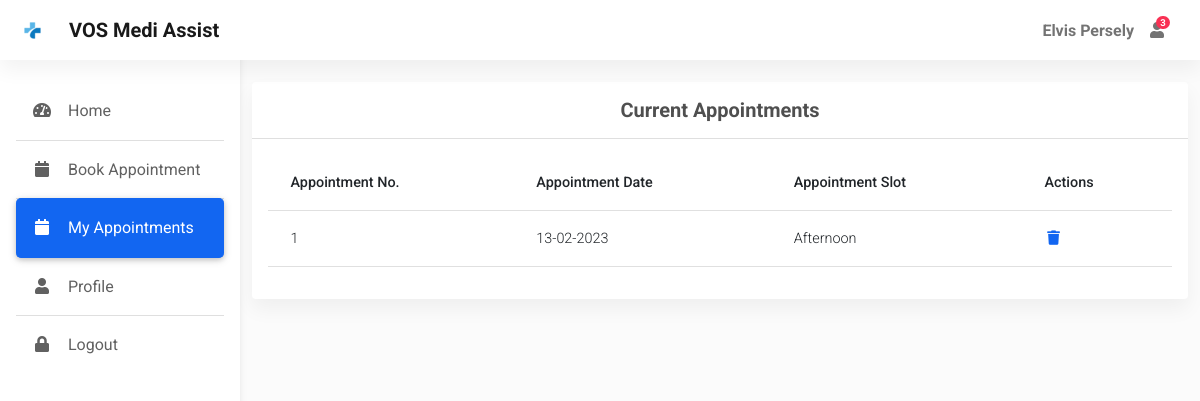
Before: /myappointments/ (signed in) with the older database file.
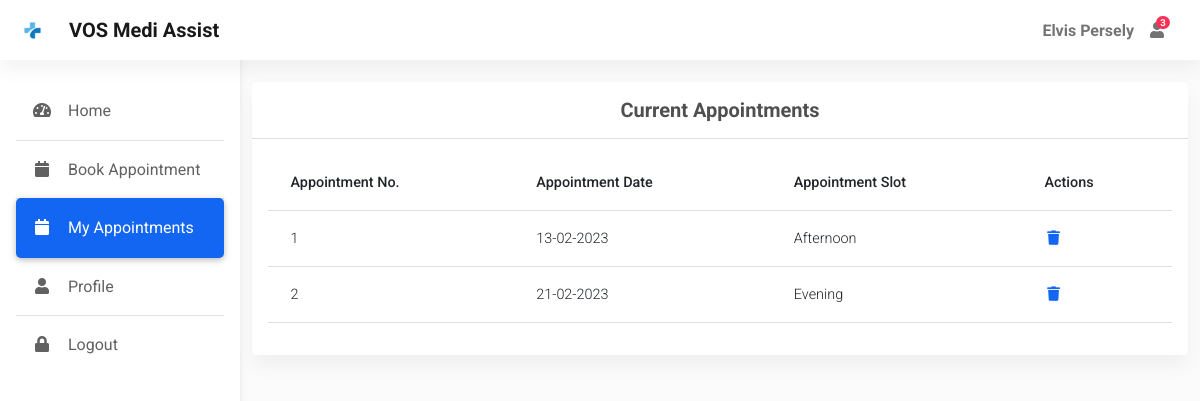
After: the same page with the newer database file.
### app.py (models this page shows)
class User(db.Model, UserMixin):
    id = db.Column(db.Integer, primary_key=True)
    username = db.Column(db.String(50), nullable=False, unique=True)
    password = db.Column(db.String(50), nullable=False)
    name = db.Column(db.String(50), nullable=False)
    address = db.Column(db.String(80))
    city = db.Column(db.String(30))
    dob = db.Column(db.Date, nullable=False)
    gender = db.Column(db.String(10), nullable=False)
    is_doctor = db.Column(db.Boolean, default=False, nullable=False)
    mobile = db.Column(db.Integer)

class Appointment(db.Model):
    id = db.Column(db.Integer, primary_key=True)
    user_id = db.Column(db.Integer, db.ForeignKey('user.id'), nullable=False)
    slot = db.Column(db.String(50), nullable=False)
    date = db.Column(db.Date, nullable=False)
    status = db.Column(db.Boolean, default=False, nullable=False)

### app.py (the view)
@app.route("/myappointments/<int:id>", methods=['GET','POST'])
@app.route("/myappointments/")
@login_required
def myappointments(id=None):
    check_user = User.query.filter_by(id = current_user.id).first()
    if check_user.is_doctor:
        appointments = db.session.query(Appointment, User).join(User).filter(Appointment.date == date.today()).order_by(db.case({
            'morning': 1,
            'afternoon': 2,
            'evening': 3
        }, value=Appointment.slot)).all()
    else:
        appointments = Appointment.query.filter_by(user_id = current_user.id).all()
    appointment = None
    if id is not None:
        appointment = db.session.query(Appointment, User).join(User).filter(Appointment.id == id).all()
    return render_template("myappointments.html", appointments=appointments, appointment=appointment, id=id)

### app.py (called while the page is built)
@login_manager.user_loader
def load_user(user_id):
    return User.query.get(int(user_id))

@app.context_processor
def inject_datetime():
    return dict(datetime=datetime)

### templates/myappointments.html (shortened to what this page needs)
{% extends "dashboard.html" %}
{% block main %}
<div class="container pt-4">
  <section class="mb-4">
    <div class="card">
      <div class="card-header text-center py-3">
        <h5 class="mb-0 text-center">
          <strong>Current Appointments</strong>
        </h5>
      </div>
      {% if current_user.is_doctor %}
      <div class="card-body">
        <div class="table-responsive">
          <table class="table table-hover text-nowrap">
            <thead>
              <tr>
                <th scope="col">Appointment No.</th>
                <th scope="col">Patient Name</th>
                <th scope="col">Age</th>
                <th scope="col">DOB</th>
                <th scope="col">Slot</th>
                <th scope="col">Actions</th>
              </tr>
            </thead>
            <tbody>
              {% for appointment in appointments %}
                <tr id="{{ loop.index }}">
                  <td>{{ loop.index }}</td>
                  <td>{{ appointment.User.name }}</td>
                  <td>{{ appointment.User.dob|calculate_age }}</td>
                  <td>{{ appointment.User.dob.strftime('%d-%m-%Y') }}</td>
                  <td>{{ appointment.Appointment.slot.capitalize() }}</td>
                  <td>
                    <a href="/myappointments/{{ appointment.Appointment.id }}"><i class="fas fa-plus fa-fw me-3"></i></a>
                    <span>
                      <a  href="{{ url_for('myappointments') }}"><i class="fas fa-minus fa-fw me-3"></i></a>
                    </span>
                  </td>
                </tr>
              {% endfor %}
            </tbody>
          </table>
        </div>
      </div>
      {% else %}
      <div class="card-body">
        <div class="table-responsive">
          <table class="table table-hover text-nowrap">
            <thead>
              <tr>
                <th scope="col">Appointment No.</th>
                <th scope="col">Appointment Date</th>
                <th scope="col">Appointment Slot</th>
                <th scope="col">Actions</th>
              </tr>
            </thead>
            <tbody>
              {% for appointment in appointments %}
                <tr>
                  <td>{{ loop.index }}</td>
                  <td>{{ appointment.date.strftime('%d-%m-%Y') }}</td>
                  <td>{{ appointment.slot.capitalize() }}</td>
                  <td>
                    <a href="/delete_appointment/{{ appointment.id }}"><i class="fas fa-trash fa-fw me-3"></i></a>
                  </td>
                </tr>
              {% endfor %}
            </tbody>
          </table>
        </div>
      </div>
      {% endif %}
    </div>
  </section>
</div>
{% endblock %}

### templates/dashboard.html (shortened to what this page needs)
<!DOCTYPE html>
<html lang="en">
<head>
  <link rel="stylesheet" href="https://use.fontawesome.com/releases/v5.11.2/css/all.css" />
  <link rel="stylesheet" href="{{ url_for('static', filename='css/mdb.min.css') }}" />
  <link rel="stylesheet"  href="{{ url_for('static', filename='css/admin.css') }}"/>
</head>
<body>
  <header>
    <nav id="sidebarMenu" class="collapse d-lg-block sidebar collapse bg-white">
      <div class="position-sticky">
        <div class="list-group list-group-flush mx-3 mt-4">
          <a href="{{ url_for('home') }}" class="list-group-item list-group-item-action py-3 ripple {% if request.endpoint == 'home' %}active{% endif %}" aria-current="true">
            <i class="fas fa-tachometer-alt fa-fw me-3"></i><span>Home</span>
          </a>
          {% if not current_user.is_doctor %}
          <a href="{{ url_for('appointment') }}" class="list-group-item list-group-item-action py-3 ripple {% if request.endpoint == 'appointment' %}active{% endif %}"><i
              class="fas fa-calendar fa-fw me-3"></i><span>Book Appointment</span></a>
          <a href="{{ url_for('myappointments') }}" class="list-group-item list-group-item-action py-3 ripple {% if request.endpoint == 'myappointments' %}active{% endif %}"><i
                class="fas fa-calendar fa-fw me-3"></i><span>My Appointments</span></a>
          {% endif %}
          <a href="#" class="list-group-item list-group-item-action py-3 ripple"><i
              class="fas fa-user fa-fw me-3"></i><span>Profile</span></a>
          <a href="{{ url_for('logout') }}" class="list-group-item list-group-item-action py-3 ripple">
            <i class="fas fa-lock fa-fw me-3"></i><span>Logout</span>
          </a>
        </div>
      </div>
    </nav>
    <nav id="main-navbar" class="navbar navbar-expand-lg navbar-light bg-white fixed-top">
      <div class="container-fluid">
        <a class="navbar-brand d-flex align-items-center fw-bold" href="/"><img class="d-inline-block me-3" " src="{{ url_for('static', filename='img/icons/logo.png') }}" alt="" />VOS Medi Assist</a>
        <ul class="navbar-nav ms-auto d-flex flex-row">
            <li>
                <a class="nav-link me-3 me-lg-0 d-flex align-items-center fw-bold" href="#">{{ current_user.name }}</a>
            </li>
          <li class="nav-item dropdown">
            <a class="nav-link me-3 me-lg-0 dropdown-toggle hidden-arrow" href="#" id="navbarDropdownMenuLink"
              role="button" data-mdb-toggle="dropdown" aria-expanded="false">
              <i class="fas fa-user"></i>
              <span class="badge rounded-pill badge-notification bg-danger">3</span>
            </a>
          </li>
          <li class="nav-item dropdown">
            <a class="nav-link dropdown-toggle hidden-arrow d-flex align-items-center" href="#"
              id="navbarDropdownMenuLink" role="button" data-mdb-toggle="dropdown" aria-expanded="false">
            </a>
          </li>
        </ul>
      </div>
    </nav>
  </header>
  <main style="margin-top: 58px">
    {% block main %}
    {% endblock %}
  </main>
</body>
</html>

### static/css/admin.css (style rules this page uses)
body { background-color: #fbfbfb; }
@media (min-width: 991.98px) { main { padding-left: 240px; } }
.sidebar { position: fixed; top: 0; bottom: 0; left: 0; padding: 58px 0 0; box-shadow: 0 2px 5px 0 rgb(0 0 0 / 5%), 0 2px 10px 0 rgb(0 0 0 / 5%); width: 240px; z-index: 600; }
.sidebar .active { border-radius: 5px; box-shadow: 0 2px 5px 0 rgb(0 0 0 / 16%), 0 2px 10px 0 rgb(0 0 0 / 12%); }

Changed rows visible on the page:
added Appointment: date "21-02-2023", slot "Evening"
